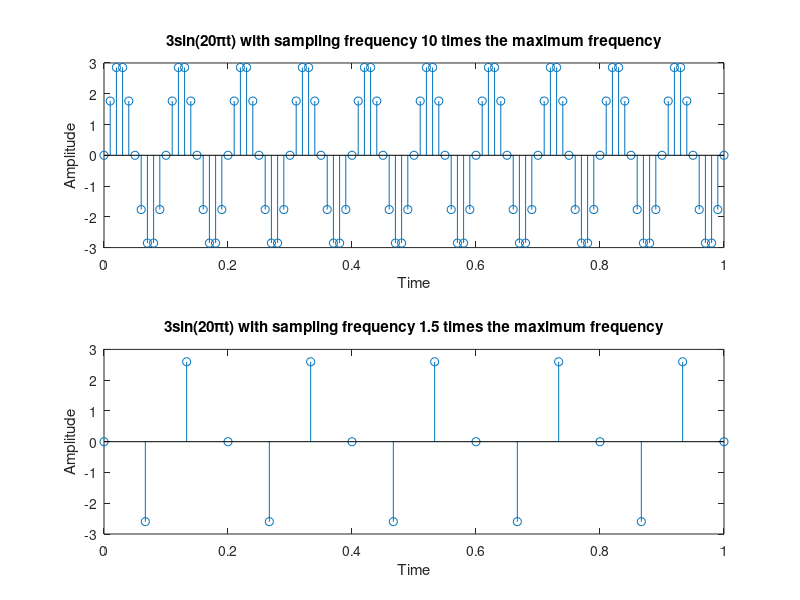

Write MATLAB code to recreate this figure.
clc;
clear all;
close all;

f=10
fs1=f*10
fs2=f*1.5
n=0:1/fs1:1
y=3*sin(2*pi*f*n)
subplot(211)
stem(n,y)
xlabel('Time')
ylabel('Amplitude')
title('3sin(20πt) with sampling frequency 10 times the maximum frequency')

n=0:1/fs2:1
y=3*sin(2*pi*f*n)
subplot(212)
stem(n,y)
xlabel('Time')
ylabel('Amplitude')
title('3sin(20πt) with sampling frequency 1.5 times the maximum frequency')
